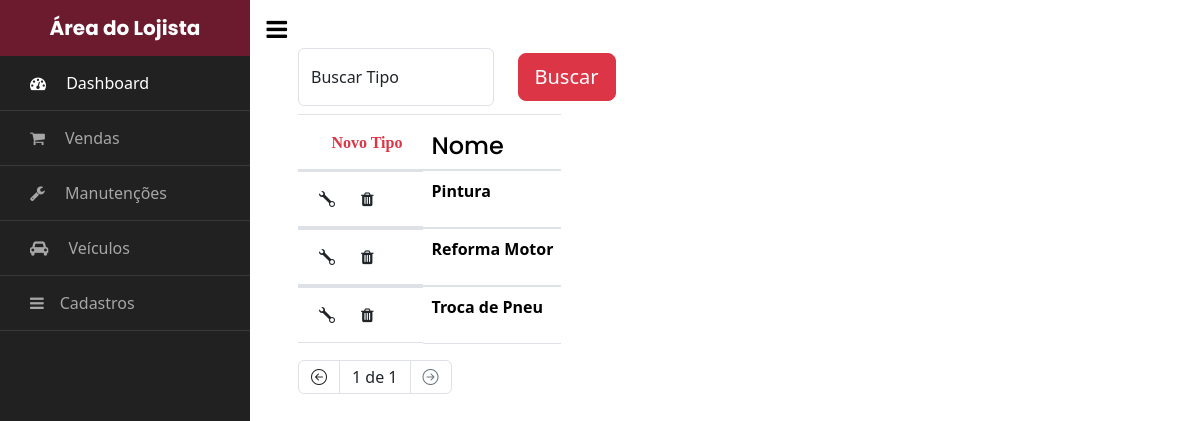
Before: /area_do_lojista/cadastros/tipos_manutencao/ with the older database file.
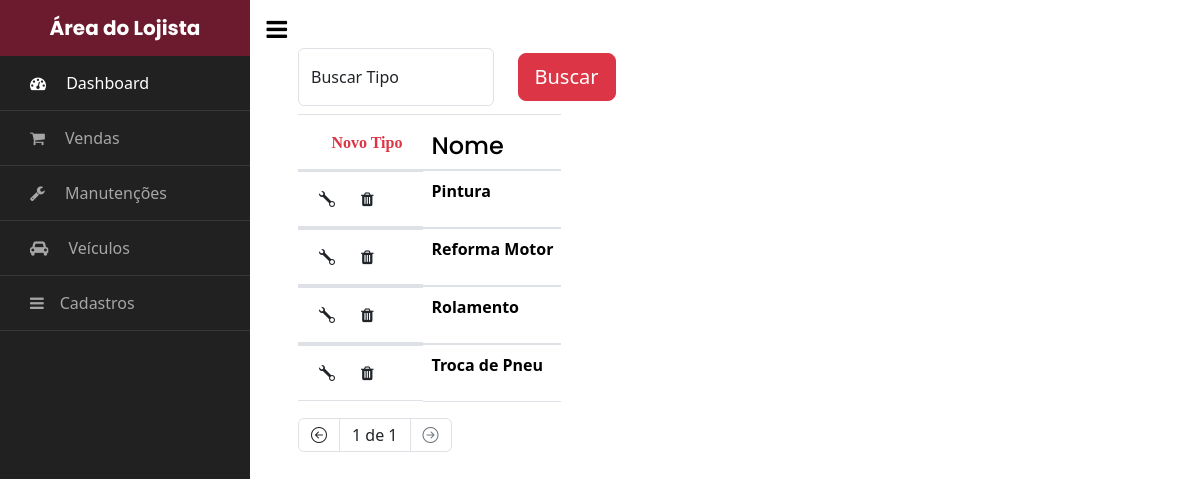
After: the same page with the newer database file.
### gestao/models.py (models this page shows, shortened)
class Tipo_Manutencao(models.Model):
    id = models.AutoField(primary_key=True)
    nome = models.CharField(max_length=50)
    class Meta:
        verbose_name_plural = 'Tipos de Manutenção'

### gestao/views.py (the view)
# urls.py: path('cadastros/tipos_manutencao/', TipoManutencaoListView.as_view(), name='lista_tipos_manutencao'),
class TipoManutencaoListView(ListView):
    model = Tipo_Manutencao
    template_name = 'tipo_manutencao.html'
    context_object_name = 'manutencoes'
    paginate_by = 15
    def get_queryset(self):
        manutencao = super(TipoManutencaoListView, self).get_queryset()
        search = self.request.GET.get('search')
        if search:
            manutencao = manutencao.filter(nome__icontains=search).order_by('nome')
        else:
            manutencao = manutencao.order_by('nome')
        return manutencao

### gestao/templates/tipo_manutencao.html (shortened to what this page needs)
{% extends 'base_lojista.html' %}
{% block content %}
<form method="GET" action="{% url 'lista_tipos_manutencao' %}" class="row  d-flex flex-wrap">
    <div class="col-11 col-sm-5 col-md-4 col-lg-3 mb-2">
      <div class="form-floating">
          <input type="text" name="search" id="search" class="form-control" placeholder="Search" value="{{ request.GET.search|default:'' }}">
          <label class="form-label" for="Search">Buscar Tipo</label>
      </div>
    </div>
      <div class="col col-sm-2 align-self-center mb-2">
          <button type="submit" class="btn btn-danger btn-lg ">Buscar</button>
      </div>
</form>
    <table class="table table-responsive">
        <thead>
            <tr class="">
                <th class="">
                    <button class="btn" type="button" data-bs-toggle="modal" data-bs-target="#createModal"><i class="fa-solid fa-gear text-danger">Novo Tipo</i></button>
                    </div>
                <th ><h4 class="m-0">Nome</h4></th>
        <tbody>
            {% for manutencao in manutencoes %}
                <tr class="">
                    <td class="d-flex flex-nowrap">
                        <button class="btn" type="button" data-bs-toggle="modal" data-bs-target="#editModal{{manutencao.id}}"><i class="bi bi-wrench"></i></button>
                        <button class="btn" type="button" data-bs-toggle="modal" data-bs-target="#deleteModal{{manutencao.id}}"> <i class="fa fa-trash link-offset-3-hover"></i></button>
                    </td>
                    <th class="" scope="row">{{ manutencao.nome }}</th>
                </tr>
        </tbody>
    </div>
    {% endfor %}
<nav aria-label="Page navigation example">
    <ul class="pagination ">
      {% if page_obj.has_previous %}
        <li class="page-item">
          <a class="page-link link-dark" href="?search={{ request.GET.search|default:'' }}&page=1"><i class="bi bi-chevron-double-left"></i></a>
        </li>
        <li class="page-item">
          <a class="page-link link-dark" href="?&search={{ request.GET.search|default:'' }}&page={{ page_obj.previous_page_number }}"><i class="bi bi-arrow-left-circle"></i></a>
        </li>
      {% else %}
        <li class="page-item disabled">
          <span class="page-link link-dark"><i class="bi bi-arrow-left-circle"></i></span>
        </li>
      {% endif %}
      <li class="page-item">
        <span class="page-link current link-dark">
          {{ page_obj.number }} de {{ page_obj.paginator.num_pages }}
        </span>
      </li>
      {% if page_obj.has_next %}
        <li class="page-item">
          <a class="page-link link-dark" href="?search={{ request.GET.search|default:'' }}&page={{ page_obj.next_page_number }}"><i class="bi bi-arrow-right-circle"></i></a>
        </li>
        <li class="page-item">
          <a class="page-link link-dark" href="?search={{ request.GET.search|default:'' }}&page={{ page_obj.paginator.num_pages }}"><i class="bi bi-chevron-double-right"></i></a>
        </li>
      {% else %}
        <li class="page-item disabled">
          <span class="page-link"><i class="bi bi-arrow-right-circle"></i></span>
        </li>
      {% endif %}
    </ul>
  </nav>
{% endblock %}

Changed rows visible on the page:
added Tipo_Manutencao: nome "Rolamento"
